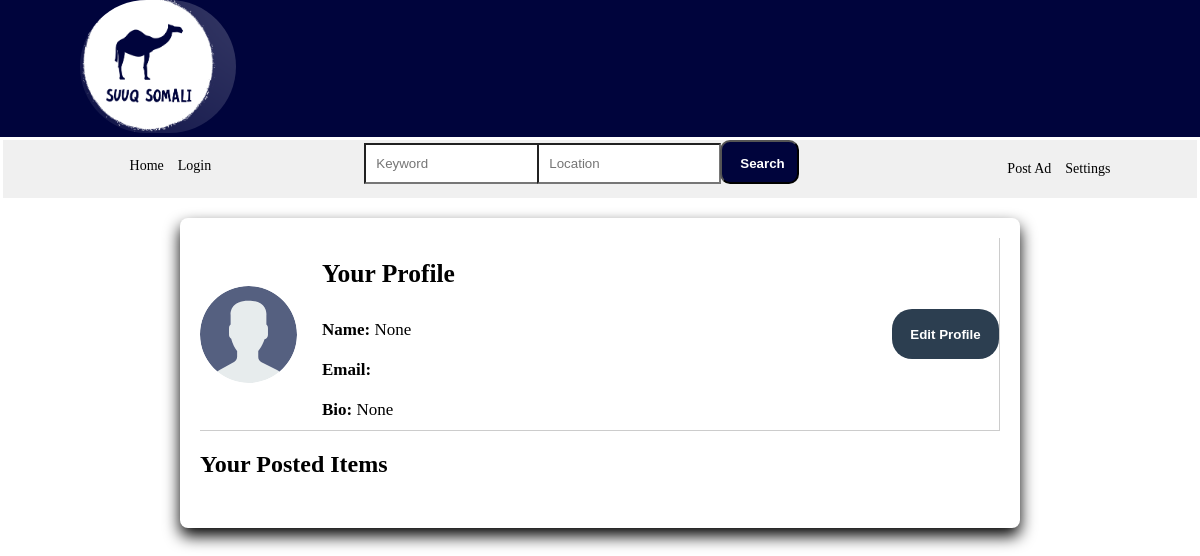
The page /profile/saluumy/ on the database its author committed.
### base/models.py (models this page shows)
class User(AbstractUser):
    name = models.CharField(max_length=200, null=True)
    email = models.EmailField(max_length=200,unique=True)
    bio = models.TextField(null=True)
    phonenumber = models.CharField(max_length=15, null=True, blank=True)
    location = models.CharField(max_length=200, null=True)
    avatar = models.ImageField(null=True, default="avatar.svg")
    username = models.CharField(
        max_length=150,
        unique=True,
        help_text='',  # Set it to an empty string to remove the help text
    )
    USERNAME_FIELD = 'username'
    REQUIRED_FIELDS = []

### base/views.py (the view)
# urls.py: path('profile/<str:username>/', views.view_profile, name='view_profile'),
def view_profile(request, username):
    user = get_object_or_404(User, username=username)
    products = Product.objects.filter(advertiser=user)
    return render(request, 'base/profile.html', {'user': user, 'products': products})

### base/templates/base/profile.html (shortened to what this page needs)
{% extends 'main.html' %}
    {% load static %}
    {% block content %}
        <div class="dashboard-container">
            <div class="profile-section">
                <div class="profile-details">
                    {% if user.avatar %}
                        <img src="{{ user.avatar.url }}" class="avatar">
                    {% else %}
                        <img src="{% static 'images/avatar.svg' %}" alt="Default Avatar">
                    {% endif %}
                    <div class="profile-info">
                        <h2>Your Profile</h2>
                        <p><strong>Name:</strong> {{ user.name }}</p>
                        <p><strong>Email:</strong> {{ user.email }}</p>
                        <p><strong>Bio:</strong> {{ user.bio }}</p>
                    </div>
                </div>
                <button class="edit-profile-button"><a href="{% url 'update_profile' user.username %}">Edit Profile</a></button>
            </div>
            <h2>Your Posted Items</h2>
        </div>
    {% endblock %}

### static/styles/style.css (style rules this page uses)
body { margin:0; background-color: #fff; }
button { width: 130px; height: 50px; border-radius: 10px; font-weight: bolder; background-color: #2C3E5033; }
.dashboard-container { max-width: 800px; margin: 20px auto; background-color: #fff; padding: 20px; border-radius: 8px; box-shadow: 0px 8px 16px 0px rgba(0,0,0,6.2); }
.profile-section { margin-bottom: 20px; display: flex; align-items: center; justify-content: space-between; border-style: solid; border-width: 0px 1px 1px 0px; border-color: #cccccc; }
.profile-details { display: flex; align-items: center; }
.avatar { max-width: 115px; max-height: 97px; margin-right: 25px; border-radius: 57%; }
.profile-info { display: flex; flex-direction: column; font-size: 17px; font-family: 'Times New Roman', Times, serif; }
.profile-info p { margin: 10px 0; width: 280px; }
.edit-profile-button { background-color: #2C3E50; color: #fff; border: none; padding: 8px 12px; border-radius: 20px; cursor: pointer; text-decoration: none; width: 107px; }
.edit-profile-button a { color: #fff; text-decoration: none; }

### rows shown on the page
User: avatar (placeholder picture), name "None", bio "None"
